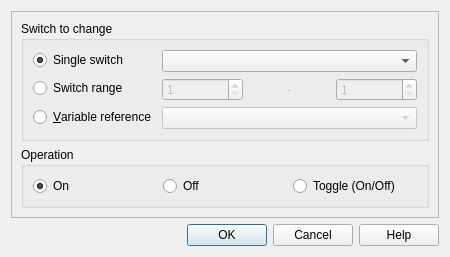
<?xml version="1.0" encoding="UTF-8"?>
<ui version="4.0">
 <class>SwitchOperations</class>
 <widget class="QDialog" name="SwitchOperations">
  <property name="windowModality">
   <enum>Qt::WindowModal</enum>
  </property>
  <property name="geometry">
   <rect>
    <x>0</x>
    <y>0</y>
    <width>450</width>
    <height>243</height>
   </rect>
  </property>
  <property name="sizePolicy">
   <sizepolicy hsizetype="Fixed" vsizetype="Fixed">
    <horstretch>0</horstretch>
    <verstretch>0</verstretch>
   </sizepolicy>
  </property>
  <property name="maximumSize">
   <size>
    <width>450</width>
    <height>243</height>
   </size>
  </property>
  <property name="windowTitle">
   <string>Switch Operations</string>
  </property>
  <property name="modal">
   <bool>true</bool>
  </property>
  <layout class="QVBoxLayout" name="verticalLayout">
   <item>
    <widget class="QFrame" name="frame">
     <property name="frameShape">
      <enum>QFrame::StyledPanel</enum>
     </property>
     <property name="frameShadow">
      <enum>QFrame::Raised</enum>
     </property>
     <layout class="QVBoxLayout" name="verticalLayout_2">
      <item>
       <widget class="QGroupBox" name="groupBox">
        <property name="title">
         <string>Switch to change</string>
        </property>
        <layout class="QFormLayout" name="formLayout">
         <item row="0" column="0">
          <widget class="QRadioButton" name="sw_box_single">
           <property name="text">
            <string>Single switch</string>
           </property>
           <property name="checked">
            <bool>true</bool>
           </property>
          </widget>
         </item>
         <item row="0" column="1">
          <widget class="SwitchRpgComboBox" name="sw_single"/>
         </item>
         <item row="1" column="0">
          <widget class="QRadioButton" name="sw_box_range">
           <property name="text">
            <string>Switch range</string>
           </property>
          </widget>
         </item>
         <item row="1" column="1">
          <layout class="QHBoxLayout" name="horizontalLayout_2">
           <item>
            <widget class="QSpinBox" name="sw_range_from">
             <property name="enabled">
              <bool>false</bool>
             </property>
             <property name="minimum">
              <number>1</number>
             </property>
             <property name="maximum">
              <number>999</number>
             </property>
            </widget>
           </item>
           <item>
            <widget class="QLabel" name="sw_range_label">
             <property name="enabled">
              <bool>false</bool>
             </property>
             <property name="text">
              <string>-</string>
             </property>
             <property name="alignment">
              <set>Qt::AlignCenter</set>
             </property>
            </widget>
           </item>
           <item>
            <widget class="QSpinBox" name="sw_range_to">
             <property name="enabled">
              <bool>false</bool>
             </property>
             <property name="minimum">
              <number>1</number>
             </property>
             <property name="maximum">
              <number>999</number>
             </property>
            </widget>
           </item>
          </layout>
         </item>
         <item row="2" column="0">
          <widget class="QRadioButton" name="sw_box_ref">
           <property name="text">
            <string>&amp;Variable reference</string>
           </property>
          </widget>
         </item>
         <item row="2" column="1">
          <widget class="VariableRpgComboBox" name="sw_ref">
           <property name="enabled">
            <bool>false</bool>
           </property>
          </widget>
         </item>
        </layout>
       </widget>
      </item>
      <item>
       <widget class="QGroupBox" name="groupBox_2">
        <property name="title">
         <string>Operation</string>
        </property>
        <layout class="QHBoxLayout" name="horizontalLayout">
         <item>
          <widget class="QRadioButton" name="op_on">
           <property name="text">
            <string>On</string>
           </property>
           <property name="checked">
            <bool>true</bool>
           </property>
          </widget>
         </item>
         <item>
          <widget class="QRadioButton" name="op_off">
           <property name="text">
            <string>Off</string>
           </property>
          </widget>
         </item>
         <item>
          <widget class="QRadioButton" name="on_toggle">
           <property name="text">
            <string>Toggle (On/Off)</string>
           </property>
          </widget>
         </item>
        </layout>
       </widget>
      </item>
     </layout>
    </widget>
   </item>
   <item>
    <widget class="QDialogButtonBox" name="buttonBox">
     <property name="orientation">
      <enum>Qt::Horizontal</enum>
     </property>
     <property name="standardButtons">
      <set>QDialogButtonBox::Cancel|QDialogButtonBox::Help|QDialogButtonBox::Ok</set>
     </property>
     <property name="centerButtons">
      <bool>false</bool>
     </property>
    </widget>
   </item>
  </layout>
 </widget>
 <customwidgets>
  <customwidget>
   <class>VariableRpgComboBox</class>
   <extends>QComboBox</extends>
   <header>src/tools/rpgcombobox.h</header>
  </customwidget>
  <customwidget>
   <class>SwitchRpgComboBox</class>
   <extends>QComboBox</extends>
   <header>src/tools/rpgcombobox.h</header>
  </customwidget>
 </customwidgets>
 <resources/>
 <connections>
  <connection>
   <sender>buttonBox</sender>
   <signal>accepted()</signal>
   <receiver>SwitchOperations</receiver>
   <slot>accept()</slot>
   <hints>
    <hint type="sourcelabel">
     <x>248</x>
     <y>254</y>
    </hint>
    <hint type="destinationlabel">
     <x>157</x>
     <y>274</y>
    </hint>
   </hints>
  </connection>
  <connection>
   <sender>buttonBox</sender>
   <signal>rejected()</signal>
   <receiver>SwitchOperations</receiver>
   <slot>reject()</slot>
   <hints>
    <hint type="sourcelabel">
     <x>316</x>
     <y>260</y>
    </hint>
    <hint type="destinationlabel">
     <x>286</x>
     <y>274</y>
    </hint>
   </hints>
  </connection>
  <connection>
   <sender>buttonBox</sender>
   <signal>helpRequested()</signal>
   <receiver>SwitchOperations</receiver>
   <slot>helpRequest()</slot>
   <hints>
    <hint type="sourcelabel">
     <x>298</x>
     <y>204</y>
    </hint>
    <hint type="destinationlabel">
     <x>298</x>
     <y>113</y>
    </hint>
   </hints>
  </connection>
  <connection>
   <sender>sw_box_range</sender>
   <signal>toggled(bool)</signal>
   <receiver>sw_range_from</receiver>
   <slot>setEnabled(bool)</slot>
   <hints>
    <hint type="sourcelabel">
     <x>85</x>
     <y>101</y>
    </hint>
    <hint type="destinationlabel">
     <x>217</x>
     <y>107</y>
    </hint>
   </hints>
  </connection>
  <connection>
   <sender>sw_box_single</sender>
   <signal>toggled(bool)</signal>
   <receiver>sw_single</receiver>
   <slot>setEnabled(bool)</slot>
   <hints>
    <hint type="sourcelabel">
     <x>85</x>
     <y>63</y>
    </hint>
    <hint type="destinationlabel">
     <x>260</x>
     <y>66</y>
    </hint>
   </hints>
  </connection>
  <connection>
   <sender>sw_box_ref</sender>
   <signal>toggled(bool)</signal>
   <receiver>sw_ref</receiver>
   <slot>setEnabled(bool)</slot>
   <hints>
    <hint type="sourcelabel">
     <x>103</x>
     <y>145</y>
    </hint>
    <hint type="destinationlabel">
     <x>260</x>
     <y>148</y>
    </hint>
   </hints>
  </connection>
  <connection>
   <sender>sw_box_range</sender>
   <signal>toggled(bool)</signal>
   <receiver>sw_range_label</receiver>
   <slot>setEnabled(bool)</slot>
   <hints>
    <hint type="sourcelabel">
     <x>85</x>
     <y>101</y>
    </hint>
    <hint type="destinationlabel">
     <x>260</x>
     <y>107</y>
    </hint>
   </hints>
  </connection>
  <connection>
   <sender>sw_box_range</sender>
   <signal>toggled(bool)</signal>
   <receiver>sw_range_to</receiver>
   <slot>setEnabled(bool)</slot>
   <hints>
    <hint type="sourcelabel">
     <x>85</x>
     <y>101</y>
    </hint>
    <hint type="destinationlabel">
     <x>304</x>
     <y>107</y>
    </hint>
   </hints>
  </connection>
 </connections>
 <slots>
  <slot>helpRequest()</slot>
  <slot>textChanged()</slot>
 </slots>
</ui>
